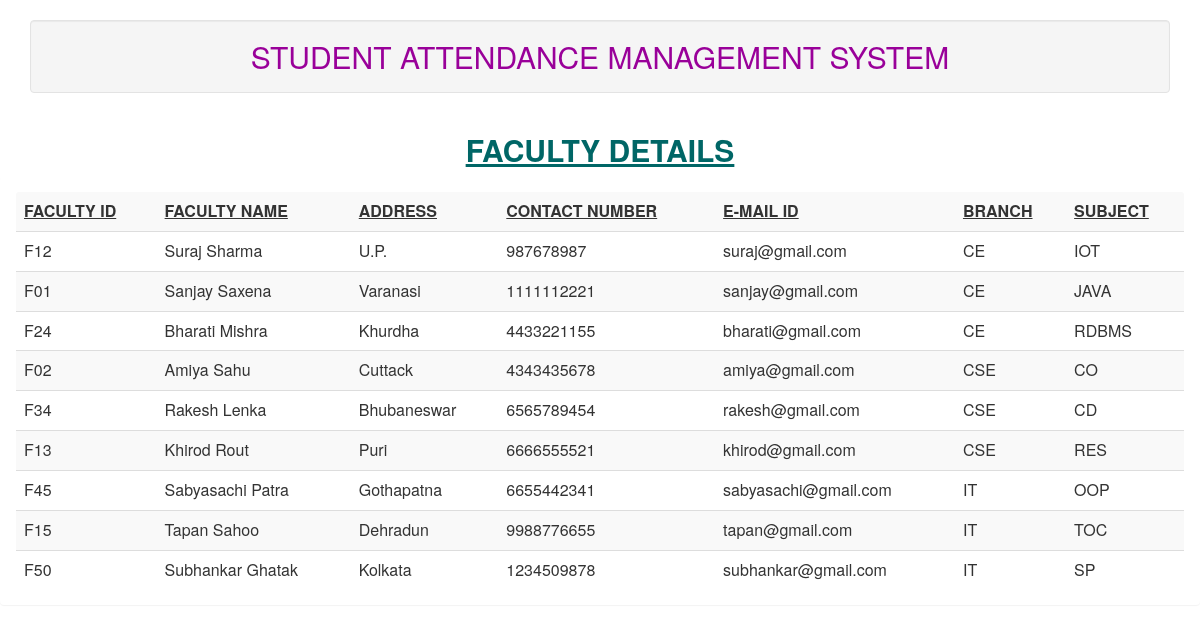
The app's page /faculty_details.php with its own data.
### tables this page shows
CREATE TABLE IF NOT EXISTS `faculty` (
  `fid` varchar(25) NOT NULL,
  `fname` varchar(25) DEFAULT NULL,
  `address` varchar(30) DEFAULT NULL,
  `contact_no` varchar(10) DEFAULT NULL,
  `email_id` varchar(20) DEFAULT NULL,
  `branch` varchar(20) DEFAULT NULL,
  `subject` varchar(25) DEFAULT NULL,
  PRIMARY KEY (`fid`)
);

### faculty_details.php (the view, shortened to what this page needs)
<?php
include("db.php");
include("header.php");
$sql = "SELECT * FROM faculty";
$records = mysqli_query($con,$sql);
?>
<html>
<head>
</head>
<body>
<h2 align="center" style="color:#006666"><b><u>FACULTY DETAILS</u></b></h2>
	 <div class="panel panel-body">
	     <table class="table table-striped">
		 <tr>
		    <th><u>FACULTY ID</u></th>
			<th><u>FACULTY NAME</u></th>
			<th><u>ADDRESS</u></th>
			<th><u>CONTACT NUMBER</u></th>
			<th><u>E-MAIL ID</u></th>
			<th><u>BRANCH</u></th>
			<th><u>SUBJECT</u></th>
		</tr>
		<?php
		while($faculty = mysqli_fetch_assoc($records))
		{
			echo "<tr>";
			echo "<td>".$faculty['fid']."</td>";
			echo "<td>".$faculty['fname']."</td>";
			echo "<td>".$faculty['address']."</td>";
			echo "<td>".$faculty['contact_no']."</td>";
			echo "<td>".$faculty['email_id']."</td>";
			echo "<td>".$faculty['branch']."</td>";
			echo "<td>".$faculty['subject']."</td>";
            echo "</tr>";
	    }
		?>
</body>
</html>

### records on screen
faculty: fid "F12", fname "Suraj Sharma", address "U.P.", contact_no "987678987", email "suraj@gmail.com", branch "CE", subject "IOT"
faculty: fid "F01", fname "Sanjay Saxena", address "Varanasi", contact_no "1111112221", email "sanjay@gmail.com", branch "CE", subject "JAVA"
faculty: fid "F24", fname "Bharati Mishra", address "Khurdha", contact_no "4433221155", email "bharati@gmail.com", branch "CE", subject "RDBMS"
faculty: fid "F02", fname "Amiya Sahu", address "Cuttack", contact_no "4343435678", email "amiya@gmail.com", branch "CSE", subject "CO"
faculty: fid "F34", fname "Rakesh Lenka", address "Bhubaneswar", contact_no "6565789454", email "rakesh@gmail.com", branch "CSE", subject "CD"
faculty: fid "F13", fname "Khirod Rout", address "Puri", contact_no "6666555521", email "khirod@gmail.com", branch "CSE", subject "RES"
faculty: fid "F45", fname "Sabyasachi Patra", address "Gothapatna", contact_no "6655442341", email "sabyasachi@gmail.com", branch "IT", subject "OOP"
faculty: fid "F15", fname "Tapan Sahoo", address "Dehradun", contact_no "9988776655", email "tapan@gmail.com", branch "IT", subject "TOC"
faculty: fid "F50", fname "Subhankar Ghatak", address "Kolkata", contact_no "1234509878", email "subhankar@gmail.com", branch "IT", subject "SP"
